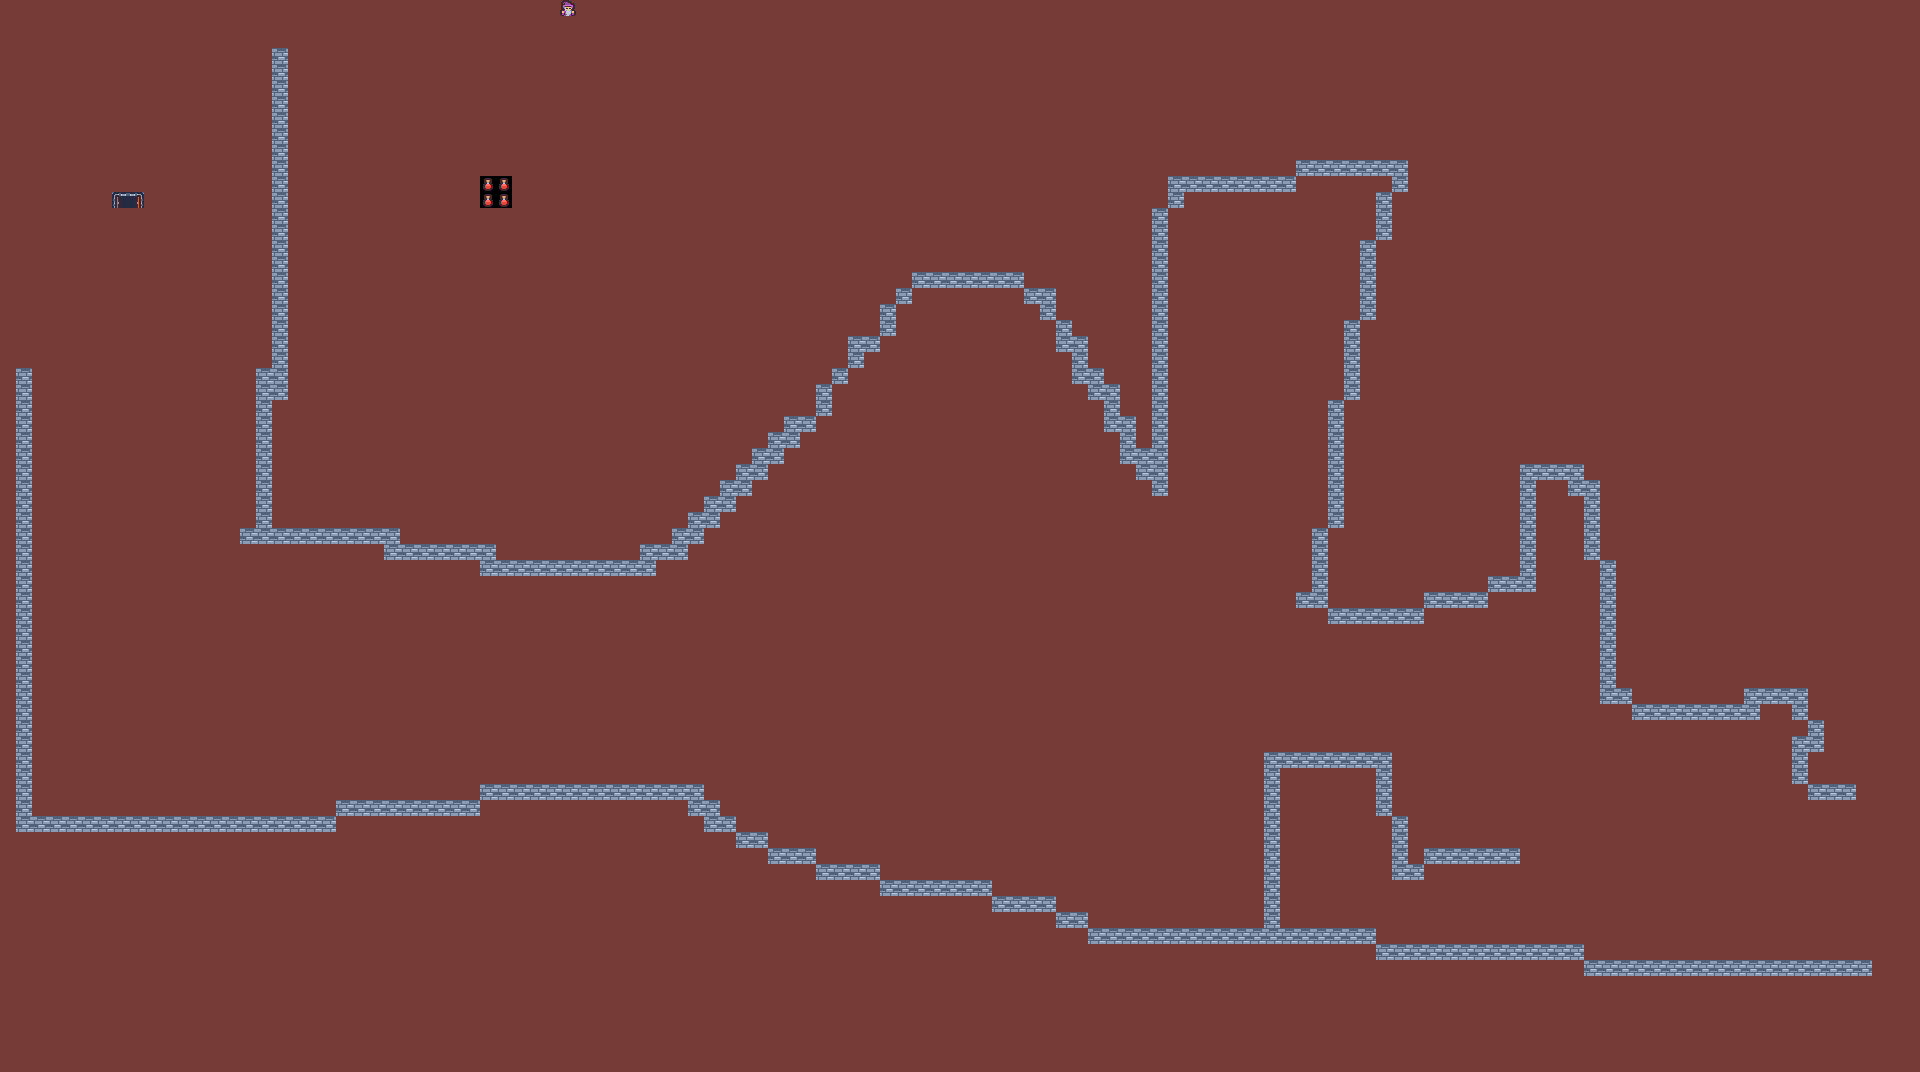

Tiled map render using the project's own tile images. Description and the map definition, with tile-layer contents summarised, below:
An orthogonal 120x67 tile map with 16x16 px tiles, 2 tile layers (main, objects) and 3 objects (exit, keys, clock_out).

<map version="1.10" tiledversion="1.11.2" orientation="orthogonal" renderorder="right-down" width="120" height="67" tilewidth="16" tileheight="16" infinite="0" nextlayerid="7" nextobjectid="14">
 <editorsettings>
  <export target="level1.json" format="json" />
 </editorsettings>
 <tileset firstgid="1" name="main_tailset" tilewidth="16" tileheight="16" spacing="1" tilecount="132" columns="12">
  <image source="tilemap.png" width="203" height="186" />
  <tile id="1">
   <properties>
    <property name="collides" type="bool" value="true" />
   </properties>
  </tile>
  <tile id="2">
   <properties>
    <property name="collides" type="bool" value="true" />
   </properties>
  </tile>
  <tile id="3">
   <properties>
    <property name="collides" type="bool" value="true" />
   </properties>
  </tile>
  <tile id="4">
   <properties>
    <property name="collides" type="bool" value="true" />
   </properties>
  </tile>
  <tile id="5">
   <properties>
    <property name="collides" type="bool" value="true" />
   </properties>
  </tile>
  <tile id="6">
   <properties>
    <property name="collides" type="bool" value="true" />
   </properties>
  </tile>
  <tile id="7">
   <properties>
    <property name="collides" type="bool" value="true" />
   </properties>
  </tile>
  <tile id="8">
   <properties>
    <property name="collides" type="bool" value="true" />
   </properties>
  </tile>
  <tile id="9">
   <properties>
    <property name="collides" type="bool" value="true" />
   </properties>
  </tile>
  <tile id="10">
   <properties>
    <property name="collides" type="bool" value="true" />
    <property name="name" value="exit" />
   </properties>
  </tile>
  <tile id="11">
   <properties>
    <property name="collides" type="bool" value="true" />
    <property name="name" value="exit" />
   </properties>
  </tile>
  <tile id="12">
   <properties>
    <property name="collides" type="bool" value="true" />
   </properties>
  </tile>
  <tile id="13">
   <properties>
    <property name="collides" type="bool" value="true" />
   </properties>
  </tile>
  <tile id="14">
   <properties>
    <property name="collides" type="bool" value="true" />
   </properties>
  </tile>
  <tile id="15">
   <properties>
    <property name="collides" type="bool" value="true" />
   </properties>
  </tile>
  <tile id="16">
   <properties>
    <property name="collides" type="bool" value="true" />
   </properties>
  </tile>
  <tile id="17">
   <properties>
    <property name="collides" type="bool" value="true" />
   </properties>
  </tile>
  <tile id="18">
   <properties>
    <property name="collides" type="bool" value="true" />
   </properties>
  </tile>
  <tile id="19">
   <properties>
    <property name="collides" type="bool" value="true" />
   </properties>
  </tile>
  <tile id="20">
   <properties>
    <property name="collides" type="bool" value="true" />
   </properties>
  </tile>
  <tile id="21">
   <properties>
    <property name="collides" type="bool" value="true" />
   </properties>
  </tile>
  <tile id="22">
   <properties>
    <property name="collides" type="bool" value="true" />
    <property name="name" value="exit" />
   </properties>
  </tile>
  <tile id="23">
   <properties>
    <property name="collides" type="bool" value="true" />
    <property name="name" value="exit" />
   </properties>
  </tile>
  <tile id="24">
   <properties>
    <property name="collides" type="bool" value="true" />
   </properties>
  </tile>
  <tile id="25">
   <properties>
    <property name="collides" type="bool" value="true" />
   </properties>
  </tile>
  <tile id="26">
   <properties>
    <property name="collides" type="bool" value="true" />
   </properties>
  </tile>
  <tile id="27">
   <properties>
    <property name="collides" type="bool" value="true" />
   </properties>
  </tile>
  <tile id="28">
   <properties>
    <property name="collides" type="bool" value="true" />
   </properties>
  </tile>
  <tile id="29">
   <properties>
    <property name="collides" type="bool" value="true" />
   </properties>
  </tile>
  <tile id="30">
   <properties>
    <property name="collides" type="bool" value="true" />
   </properties>
  </tile>
  <tile id="31">
   <properties>
    <property name="collides" type="bool" value="true" />
   </properties>
  </tile>
  <tile id="32">
   <properties>
    <property name="collides" type="bool" value="true" />
   </properties>
  </tile>
  <tile id="33">
   <properties>
    <property name="collides" type="bool" value="true" />
   </properties>
  </tile>
  <tile id="34">
   <properties>
    <property name="collides" type="bool" value="true" />
    <property name="name" value="exit" />
   </properties>
  </tile>
  <tile id="35">
   <properties>
    <property name="collides" type="bool" value="true" />
    <property name="name" value="exit" />
   </properties>
  </tile>
  <tile id="36">
   <properties>
    <property name="collides" type="bool" value="true" />
   </properties>
  </tile>
  <tile id="37">
   <properties>
    <property name="collides" type="bool" value="true" />
   </properties>
  </tile>
  <tile id="38">
   <properties>
    <property name="collides" type="bool" value="true" />
   </properties>
  </tile>
  <tile id="39">
   <properties>
    <property name="collides" type="bool" value="true" />
   </properties>
  </tile>
  <tile id="40">
   <properties>
    <property name="collides" type="bool" value="true" />
   </properties>
  </tile>
  <tile id="41">
   <properties>
    <property name="collides" type="bool" value="true" />
   </properties>
  </tile>
  <tile id="42">
   <properties>
    <property name="collides" type="bool" value="true" />
   </properties>
  </tile>
  <tile id="43">
   <properties>
    <property name="collides" type="bool" value="true" />
   </properties>
  </tile>
  <tile id="44">
   <properties>
    <property name="collides" type="bool" value="true" />
   </properties>
  </tile>
  <tile id="45">
   <properties>
    <property name="collides" type="bool" value="true" />
   </properties>
  </tile>
  <tile id="46">
   <properties>
    <property name="collides" type="bool" value="true" />
   </properties>
  </tile>
  <tile id="47">
   <properties>
    <property name="collides" type="bool" value="true" />
   </properties>
  </tile>
  <tile id="48">
   <properties>
    <property name="collides" type="bool" value="true" />
   </properties>
  </tile>
  <tile id="49">
   <properties>
    <property name="collides" type="bool" value="true" />
   </properties>
  </tile>
  <tile id="50">
   <properties>
    <property name="collides" type="bool" value="true" />
   </properties>
  </tile>
  <tile id="51">
   <properties>
    <property name="collides" type="bool" value="true" />
   </properties>
  </tile>
  <tile id="52">
   <properties>
    <property name="collides" type="bool" value="true" />
   </properties>
  </tile>
  <tile id="53">
   <properties>
    <property name="collides" type="bool" value="true" />
   </properties>
  </tile>
  <tile id="54">
   <properties>
    <property name="collides" type="bool" value="true" />
   </properties>
  </tile>
  <tile id="55">
   <properties>
    <property name="collides" type="bool" value="true" />
   </properties>
  </tile>
  <tile id="56">
   <properties>
    <property name="collides" type="bool" value="true" />
   </properties>
  </tile>
  <tile id="57">
   <properties>
    <property name="collides" type="bool" value="true" />
   </properties>
  </tile>
  <tile id="58">
   <properties>
    <property name="collides" type="bool" value="true" />
   </properties>
  </tile>
  <tile id="59">
   <properties>
    <property name="collides" type="bool" value="true" />
   </properties>
  </tile>
  <tile id="60">
   <properties>
    <property name="collides" type="bool" value="true" />
   </properties>
  </tile>
  <tile id="61">
   <properties>
    <property name="collides" type="bool" value="true" />
   </properties>
  </tile>
  <tile id="62">
   <properties>
    <property name="collides" type="bool" value="true" />
   </properties>
  </tile>
  <tile id="63">
   <properties>
    <property name="collides" type="bool" value="true" />
   </properties>
  </tile>
  <tile id="64">
   <properties>
    <property name="collides" type="bool" value="true" />
   </properties>
  </tile>
  <tile id="65">
   <properties>
    <property name="collides" type="bool" value="true" />
   </properties>
  </tile>
  <tile id="66">
   <properties>
    <property name="collides" type="bool" value="true" />
   </properties>
  </tile>
  <tile id="67">
   <properties>
    <property name="collides" type="bool" value="true" />
   </properties>
  </tile>
  <tile id="68">
   <properties>
    <property name="collides" type="bool" value="true" />
   </properties>
  </tile>
  <tile id="69">
   <properties>
    <property name="collides" type="bool" value="true" />
   </properties>
  </tile>
  <tile id="70">
   <properties>
    <property name="collides" type="bool" value="true" />
   </properties>
  </tile>
  <tile id="71">
   <properties>
    <property name="collides" type="bool" value="true" />
   </properties>
  </tile>
  <tile id="72">
   <properties>
    <property name="collides" type="bool" value="true" />
   </properties>
  </tile>
  <tile id="73">
   <properties>
    <property name="collides" type="bool" value="true" />
   </properties>
  </tile>
  <tile id="74">
   <properties>
    <property name="collides" type="bool" value="true" />
   </properties>
  </tile>
  <tile id="75">
   <properties>
    <property name="collides" type="bool" value="true" />
   </properties>
  </tile>
  <tile id="76">
   <properties>
    <property name="collides" type="bool" value="true" />
   </properties>
  </tile>
  <tile id="77">
   <properties>
    <property name="collides" type="bool" value="true" />
   </properties>
  </tile>
  <tile id="78">
   <properties>
    <property name="collides" type="bool" value="true" />
   </properties>
  </tile>
  <tile id="79">
   <properties>
    <property name="collides" type="bool" value="true" />
   </properties>
  </tile>
  <tile id="80">
   <properties>
    <property name="collides" type="bool" value="true" />
   </properties>
  </tile>
  <tile id="81">
   <properties>
    <property name="collides" type="bool" value="true" />
   </properties>
  </tile>
  <tile id="82">
   <properties>
    <property name="collides" type="bool" value="true" />
   </properties>
  </tile>
  <tile id="83">
   <properties>
    <property name="collides" type="bool" value="true" />
   </properties>
  </tile>
  <tile id="84">
   <properties>
    <property name="collides" type="bool" value="true" />
   </properties>
  </tile>
  <tile id="85">
   <properties>
    <property name="collides" type="bool" value="true" />
   </properties>
  </tile>
  <tile id="86">
   <properties>
    <property name="collides" type="bool" value="true" />
   </properties>
  </tile>
  <tile id="87">
   <properties>
    <property name="collides" type="bool" value="true" />
   </properties>
  </tile>
  <tile id="88">
   <properties>
    <property name="collides" type="bool" value="true" />
   </properties>
  </tile>
  <tile id="89">
   <properties>
    <property name="collides" type="bool" value="true" />
   </properties>
  </tile>
  <tile id="90">
   <properties>
    <property name="collides" type="bool" value="true" />
   </properties>
  </tile>
  <tile id="91">
   <properties>
    <property name="collides" type="bool" value="true" />
   </properties>
  </tile>
  <tile id="92">
   <properties>
    <property name="collides" type="bool" value="true" />
   </properties>
  </tile>
  <tile id="93">
   <properties>
    <property name="collides" type="bool" value="true" />
   </properties>
  </tile>
  <tile id="94">
   <properties>
    <property name="collides" type="bool" value="true" />
   </properties>
  </tile>
  <tile id="95">
   <properties>
    <property name="collides" type="bool" value="true" />
   </properties>
  </tile>
  <tile id="96">
   <properties>
    <property name="collides" type="bool" value="true" />
   </properties>
  </tile>
  <tile id="97">
   <properties>
    <property name="collides" type="bool" value="true" />
   </properties>
  </tile>
  <tile id="98">
   <properties>
    <property name="collides" type="bool" value="true" />
   </properties>
  </tile>
  <tile id="99">
   <properties>
    <property name="collides" type="bool" value="true" />
   </properties>
  </tile>
  <tile id="100">
   <properties>
    <property name="collides" type="bool" value="true" />
   </properties>
  </tile>
  <tile id="101">
   <properties>
    <property name="collides" type="bool" value="true" />
   </properties>
  </tile>
  <tile id="102">
   <properties>
    <property name="collides" type="bool" value="true" />
   </properties>
  </tile>
  <tile id="103">
   <properties>
    <property name="collides" type="bool" value="true" />
   </properties>
  </tile>
  <tile id="104">
   <properties>
    <property name="collides" type="bool" value="true" />
   </properties>
  </tile>
  <tile id="105">
   <properties>
    <property name="collides" type="bool" value="true" />
   </properties>
  </tile>
  <tile id="106">
   <properties>
    <property name="collides" type="bool" value="true" />
   </properties>
  </tile>
  <tile id="107">
   <properties>
    <property name="collides" type="bool" value="true" />
   </properties>
  </tile>
  <tile id="108">
   <properties>
    <property name="collides" type="bool" value="true" />
   </properties>
  </tile>
  <tile id="109">
   <properties>
    <property name="collides" type="bool" value="true" />
   </properties>
  </tile>
  <tile id="110">
   <properties>
    <property name="collides" type="bool" value="true" />
   </properties>
  </tile>
  <tile id="111">
   <properties>
    <property name="collides" type="bool" value="true" />
   </properties>
  </tile>
  <tile id="112">
   <properties>
    <property name="collides" type="bool" value="true" />
   </properties>
  </tile>
  <tile id="113">
   <properties>
    <property name="collides" type="bool" value="true" />
   </properties>
  </tile>
  <tile id="114">
   <properties>
    <property name="collides" type="bool" value="true" />
   </properties>
  </tile>
  <tile id="115">
   <properties>
    <property name="collides" type="bool" value="true" />
   </properties>
  </tile>
  <tile id="116">
   <properties>
    <property name="collides" type="bool" value="true" />
   </properties>
  </tile>
  <tile id="117">
   <properties>
    <property name="collides" type="bool" value="true" />
   </properties>
  </tile>
  <tile id="118">
   <properties>
    <property name="collides" type="bool" value="true" />
   </properties>
  </tile>
  <tile id="119">
   <properties>
    <property name="collides" type="bool" value="true" />
   </properties>
  </tile>
  <tile id="120">
   <properties>
    <property name="collides" type="bool" value="true" />
   </properties>
  </tile>
  <tile id="121">
   <properties>
    <property name="collides" type="bool" value="true" />
   </properties>
  </tile>
  <tile id="122">
   <properties>
    <property name="collides" type="bool" value="true" />
   </properties>
  </tile>
  <tile id="123">
   <properties>
    <property name="collides" type="bool" value="true" />
   </properties>
  </tile>
  <tile id="124">
   <properties>
    <property name="collides" type="bool" value="true" />
   </properties>
  </tile>
  <tile id="125">
   <properties>
    <property name="collides" type="bool" value="true" />
   </properties>
  </tile>
  <tile id="126">
   <properties>
    <property name="collides" type="bool" value="true" />
   </properties>
  </tile>
  <tile id="127">
   <properties>
    <property name="collides" type="bool" value="true" />
   </properties>
  </tile>
  <tile id="128">
   <properties>
    <property name="collides" type="bool" value="true" />
   </properties>
  </tile>
  <tile id="129">
   <properties>
    <property name="collides" type="bool" value="true" />
   </properties>
  </tile>
  <tile id="130">
   <properties>
    <property name="collides" type="bool" value="true" />
   </properties>
  </tile>
  <tile id="131">
   <properties>
    <property name="collides" type="bool" value="true" />
   </properties>
  </tile>
 </tileset>
 <layer id="1" name="main" width="120" height="67" offsetx="0.5" offsety="0.5">
  <data>[8040 cells, 8040 non-empty, 4 distinct tile ids]</data>
 </layer>
 <layer id="3" name="objects" width="120" height="67">
  <data>[8040 cells, 414 non-empty, 2 distinct tile ids]</data>
 </layer>
 <objectgroup id="5" name="objects">
  <object id="5" name="exit" x="112.25" y="191.5" width="31.25" height="17" />
  <object id="7" name="keys" x="481" y="175.667" width="30.6667" height="32.6667" />
  <object id="12" name="clock_out" x="544.333" y="-0.333333" width="48" height="49" />
 </objectgroup>
</map>
